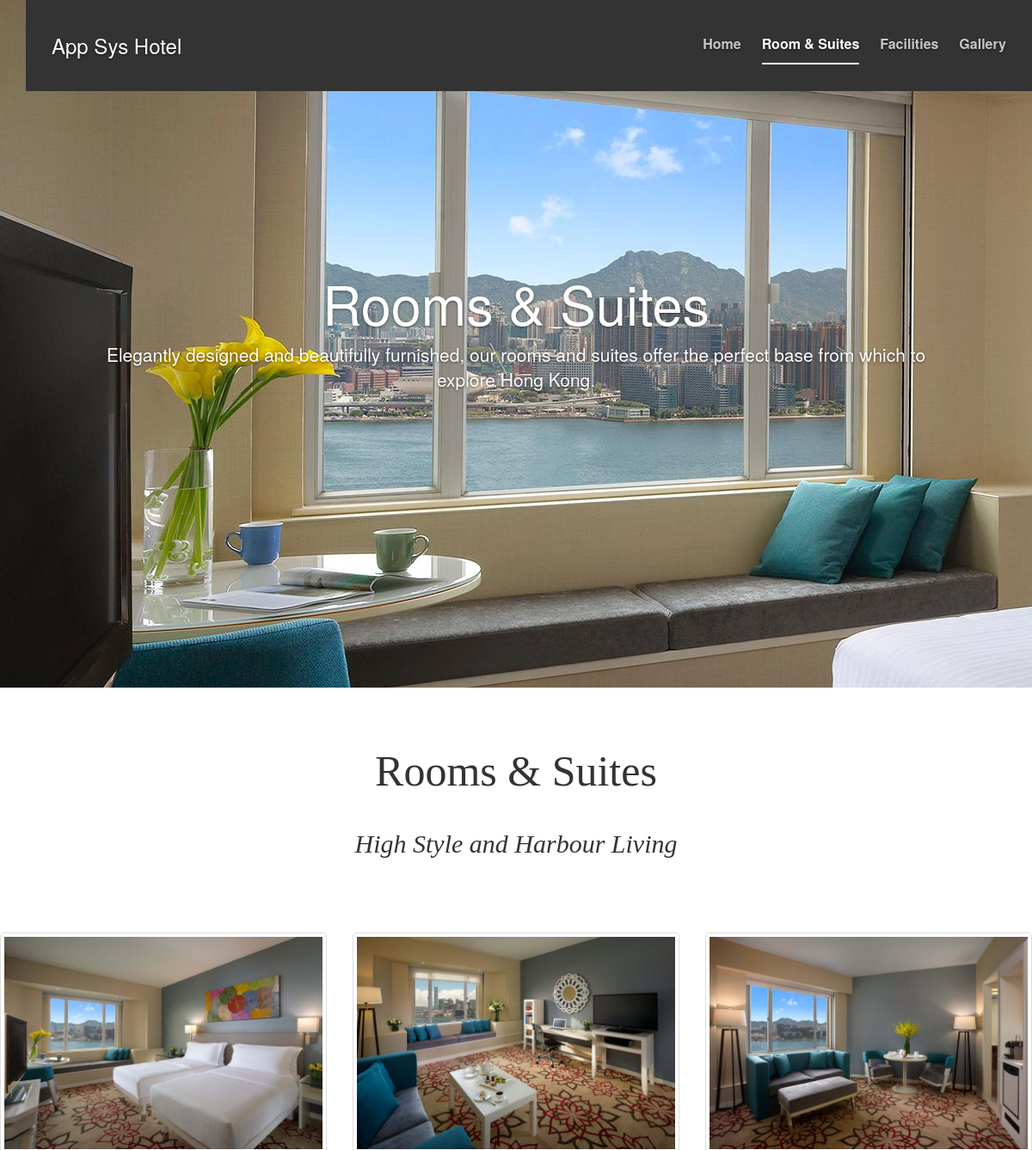
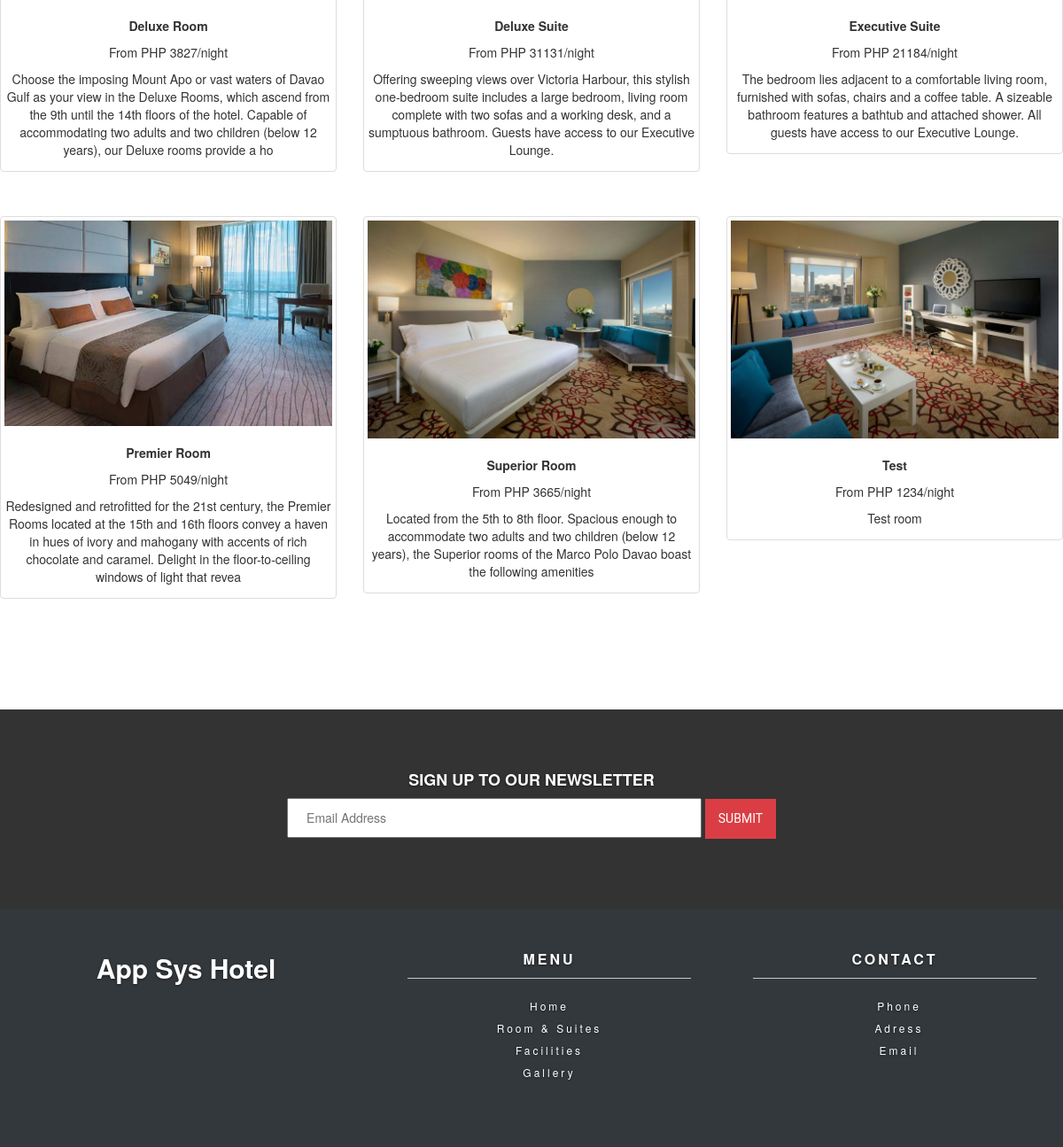
/rooms.php (signed in), run on the app's committed database (2 pictures, top to bottom).
### tables this page shows
CREATE TABLE `home` (
  `home_id` int(11) NOT NULL,
  `hotel_name` varchar(50) NOT NULL,
  `hotel_description` varchar(255) NOT NULL,
  `home_bg` varchar(255) NOT NULL
);

CREATE TABLE `rooms` (
  `room_id` int(11) NOT NULL,
  `room_img` varchar(255) NOT NULL,
  `room_name` varchar(50) NOT NULL,
  `room_description` varchar(255) NOT NULL,
  `room_rate` int(11) NOT NULL
);

### include/getHotelName.php (called while the page is built, shortened)
<?php
 include('include/config.php');
 $sql = "SELECT * FROM home WHERE home_id = ?";
 if($stmt = mysqli_prepare($link, $sql)){
     mysqli_stmt_bind_param($stmt, "i", $param_id);
     if(mysqli_stmt_execute($stmt)){
         $result = mysqli_stmt_get_result($stmt);
         if(mysqli_num_rows($result) == 1){
             $row = mysqli_fetch_array($result, MYSQLI_ASSOC);
             $name = $row["hotel_name"];
         } else{
           header("location: error.php");
           exit();
         }
     } else{
         echo "Oops! Something went wrong. Please try again later.";
     }
 }
 ?>

### rooms.php (the view, shortened to what this page needs)
<?php
  require_once 'include/getHotelName.php';
 ?>
<!doctype html>
<html lang="en">
  <head>
    <link href="css/bootstrap.min.css" rel="stylesheet">
    <link href="css/cover.css" rel="stylesheet">
    <link href="css/footer.css" rel="stylesheet">
    <link href="css/equal.css" rel="stylesheet">
  <body>
    <div class="site-wrapper">
     <div class="site-wrapper-inner">
       <div class="container">
         <div class="masthead clearfix">
           <div class="container inner" style="background-color: #333; z-index: 1">
             <h3 class="masthead-brand"><a href="index.php"><?php echo $name; ?></a></h3>
             <nav>
               <ul class="nav masthead-nav">
                 <li><a href="index.php">Home</a></li>
                 <li class="active"><a href="rooms.php">Room & Suites</a></li>
                 <li><a href="facilities.php">Facilities</a></li>
                 <li><a href="gallery.php">Gallery</a></li>
               </ul>
             </nav>
           </div>
         </div>
         <main role="main">
           <section class="jumbotron text-center">
        <div class="container">
          <h1 class="jumbotron-heading" style="color: white">Rooms & Suites</h1>
          <p class="lead text-muted">Elegantly designed and beautifully furnished, our rooms and suites offer the perfect base from which to explore Hong Kong.</p>
        </div>
      </section>
    </main>
       </div>
     </div>
   </div>
 <div id="portfolio" class="container-fluid text-center bg-grey">
   <div class="page-title">
   <h2>Rooms & Suites</h2><br>
   <h4><i>High Style and Harbour Living</i></h4>
 </div>
   <div class="row text-center slideanim">
     <div class="row row-eq-height">
     <?php
     $sql = "SELECT * FROM rooms ORDER BY room_name ASC";
     if($result = mysqli_query($link, $sql)){
         if(mysqli_num_rows($result) > 0) {
           while($row = mysqli_fetch_array($result)){
             echo "<div class='col-xs-4'>";
               echo "<div class='thumbnail'>";
                 echo "<img src='uploads/". $row['room_img'] ."' width='400' height='300'><br>";
                 echo "<p><strong>". $row['room_name'] ."</strong></p>";
                 echo "<p>From PHP ". $row['room_rate'] ."/night</p>";
                 echo "<p>". $row['room_description'] ."</p>";
               echo "</div>";
               echo "</div>";
             }
           }
         }
        ?>
   </div>
 </div>
</div>
    <?php include 'include/footer.php'; ?>
  </body>
</html>

### include/footer.php
<div class="search-text">
   <div class="container">
     <div class="row text-center">
       <div class="form">
           <h4>SIGN UP TO OUR NEWSLETTER</h4>
            <form id="search-form" class="form-search form-horizontal">
                <input type="text" class="input-search" placeholder="Email Address">
                <button type="submit" class="btn-search">SUBMIT</button>
            </form>
        </div>
      </div>
   </div>
</div>
<footer>
 <div class="container">
   <div class="row">
            <div class="col-md-4 col-sm-6 col-xs-12">
              <span class="logo"><?php echo $name; ?></span>
            </div>
            <div class="col-md-4 col-sm-6 col-xs-12">
                <ul class="menu">
                     <span>Menu</span>
                     <li>
                        <a href="index.php">Home</a>
                      </li>
                      <li>
                         <a href="rooms.php">Room & Suites</a>
                      </li>
                      <li>
                        <a href="facilities.php">Facilities</a>
                      </li>
                      <li>
                         <a href="gallery.php">Gallery</a>
                      </li>
                 </ul>
            </div>
            <div class="col-md-4 col-sm-6 col-xs-12">
              <ul class="adress">
                    <span>Contact</span>
                    <li>
                       <i class="fa fa-phone" aria-hidden="true"></i> <a href="#">Phone</a>
                    </li>
                    <li>
                       <i class="fa fa-map-marker" aria-hidden="true"></i> <a href="#">Adress</a>
                    </li>
                    <li>
                       <i class="fa fa-envelope" aria-hidden="true"></i> <a href="#">Email</a>
                    </li>
               </ul>
           </div>
       </div>
    </div>
</footer>

### css/cover.css (style rules this page uses)
a, a:focus, a:hover { color: #fff; }
html, body { height: 100%; background-color: #white; }
body { color: #333; text-align: center; text-shadow: 0 1px 3px rgba(0,0,0,.5); }
.site-wrapper { display: table; width: 100%; background-color: #333; height: 100%; }
.site-wrapper-inner { display: table-cell; vertical-align: top; }
.inner { padding: 30px; }
.masthead-brand { margin-top: 10px; margin-bottom: 10px; }
.masthead-nav > li { display: inline-block; }
.masthead-nav > li + li { margin-left: 20px; }
.masthead-nav > li > a { padding-right: 0; padding-left: 0; font-size: 16px; font-weight: bold; color: #fff; color: rgba(255,255,255,.75); border-bottom: 2px solid transparent; }
.masthead-nav > .active > a, .masthead-nav > .active > a:hover, .masthead-nav > .active > a:focus { color: #fff; border-bottom-color: #fff; }
@media (min-width: 768px) { .masthead-brand { float: left; } }
@media (min-width: 768px) { .masthead-nav { float: right; } }
@media (min-width: 768px) { .masthead { position: fixed; top: 0; } }
@media (min-width: 768px) { .site-wrapper-inner { vertical-align: middle; } }

### css/footer.css (style rules this page uses)
body { font-family: "Helvetica Neue",Helvetica,Arial,sans-serif; }
.search-text { margin-top:50px; background-color: #333; padding-top:60px; padding-bottom:60px; }
.search-text .input-search { height:45px; width:40%; padding-left:20px; color:#333; }
.search-text .btn-search { background: #da3e44; font-family:Roboto; border:none; color:#FFF; height: 45px; width: 80px; }
.search-text h4 { color: #FFF; font-weight: 700; }
footer { background-color: #33383c; padding:30px 0px; }
.logo { color:#FFF; font-weight:800; font-size:30px; }
.adress span , .menu span { color: #FFF; font-weight: 800; border-bottom: 1px solid #c7c7c7; padding-bottom: 10px; margin-bottom: 20px; display: block; text-transform: uppercase; font-size: 16px; letter-spacing: 3px; }
.adress li a , .menu li a { color:#FFF; letter-spacing: 3px; text-decoration:none; font-size:12px; }
.adress li, .menu li { margin-top: 5px; list-style: none; }

### css/equal.css (style rules this page uses)
.row-eq-height { display: -webkit-box; display: -webkit-flex; display: -ms-flexbox; display: flex; flex-wrap: wrap; }
.row { margin-bottom: 20px; }
[class*="col-"] { padding-top: 15px; padding-bottom: 15px; }

### rooms.php (style rules this page uses)
.site-wrapper { background-image: url("img/rooms.jpg"); background-repeat: no-repeat, repeat; }
.page-title { height: 200px; }
.page-title h2, .page-title h4 { font-family: "Didot W01 Roman",Didot,"Hoefler Text",Garamond,"Times New Roman",serif; text-shadow: none; }
.page-title h2 { font-size: 50px; margin-top: 70px; }
.page-title h4 { font-size: 30px; }
.thumbnail p { text-shadow: none; }

### data on the page
home: hotel_name "App Sys Hotel"
rooms: room_img (picture), room_name "Deluxe Room", room_rate "3827", room_description "Choose the imposing Mount Apo or vast waters of Davao Gulf as your view in the Deluxe Rooms, which ascend from the 9th until the 14th floors of the hotel. Capable of accommodating two adults and two children (below 12 years), our Deluxe rooms provide a ho"
rooms: room_img (picture), room_name "Deluxe Suite", room_rate "31131", room_description "Offering sweeping views over Victoria Harbour, this stylish one-bedroom suite includes a large bedroom, living room complete with two sofas and a working desk, and a sumptuous bathroom. Guests have access to our Executive Lounge."
rooms: room_img (picture), room_name "Executive Suite", room_rate "21184", room_description "The bedroom lies adjacent to a comfortable living room, furnished with sofas, chairs and a coffee table. A sizeable bathroom features a bathtub and attached shower. All guests have access to our Executive Lounge."
rooms: room_img (picture), room_name "Premier Room", room_rate "5049", room_description "Redesigned and retrofitted for the 21st century, the Premier Rooms located at the 15th and 16th floors convey a haven in hues of ivory and mahogany with accents of rich chocolate and caramel. Delight in the floor-to-ceiling windows of light that revea"
rooms: room_img (picture), room_name "Superior Room", room_rate "3665", room_description "Located from the 5th to 8th floor. Spacious enough to accommodate two adults and two children (below 12 years), the Superior rooms of the Marco Polo Davao boast the following amenities"
rooms: room_img (picture), room_name "Test", room_rate "1234", room_description "Test room"
